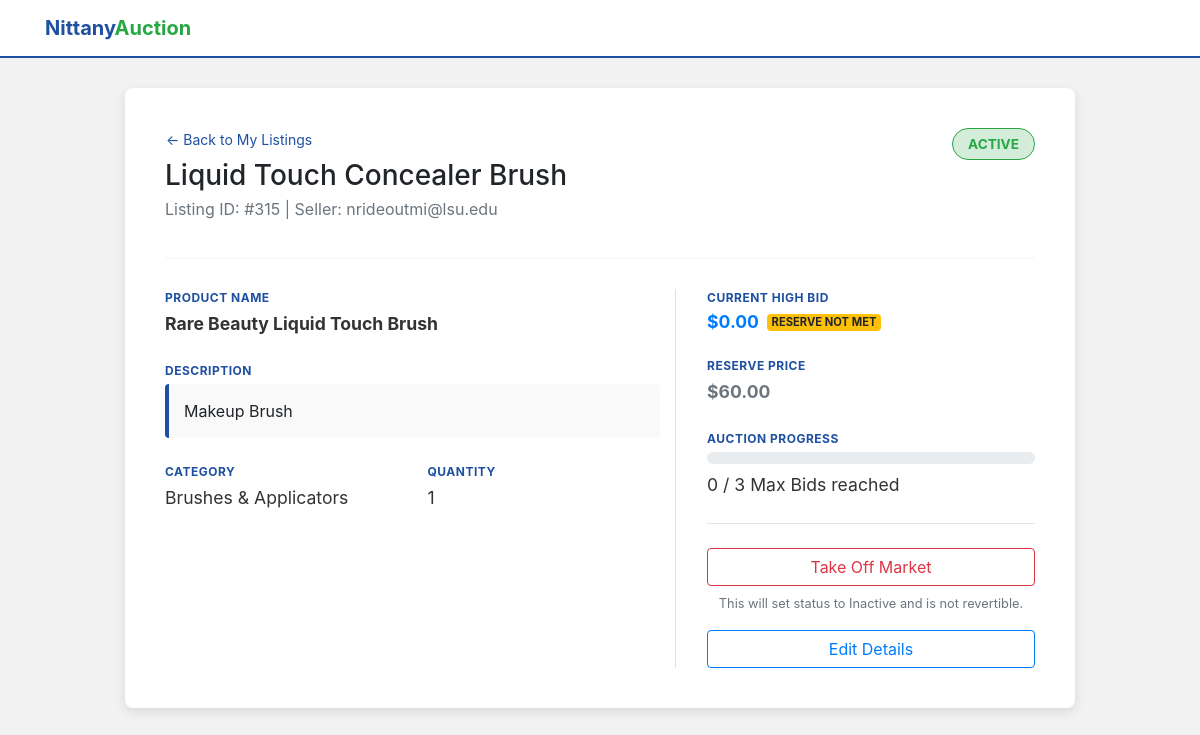
Page /listing-details/nrideoutmi@lsu.edu/315 (signed in) on the earlier database version.
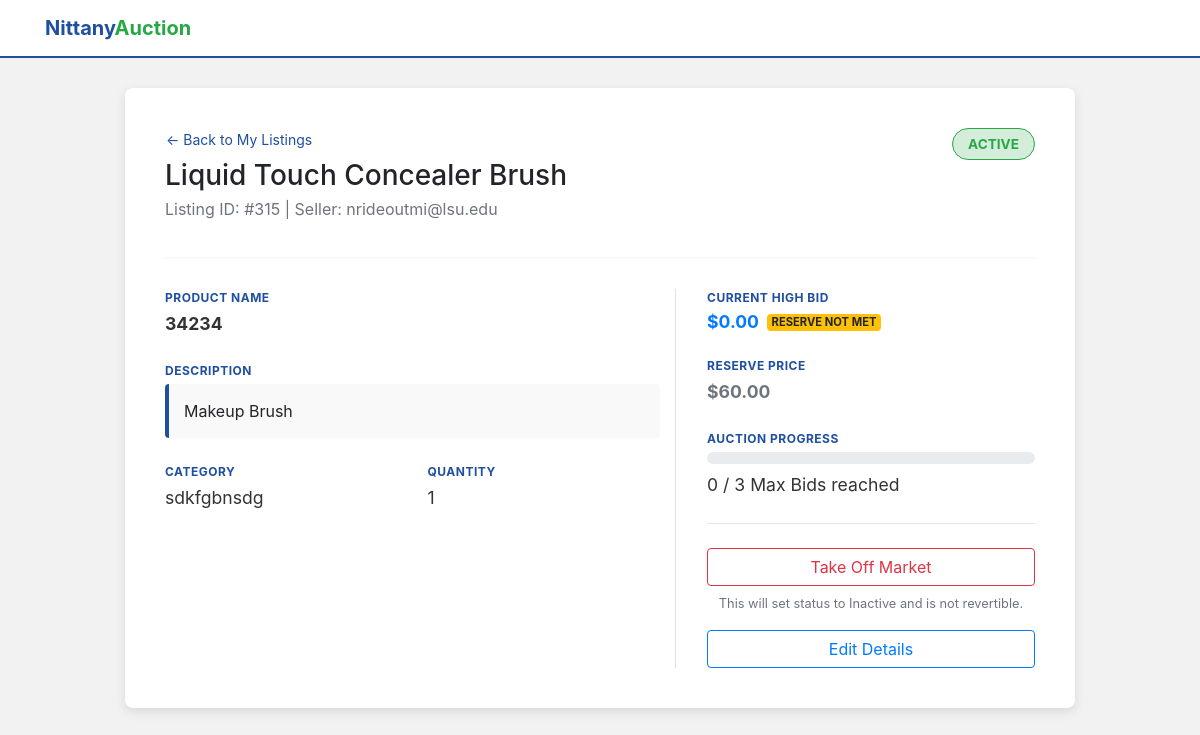
Same page on the later database version.
### tables this page shows
CREATE TABLE "Auction_Listings"
(
    Seller_Email        text,
    Listing_ID          integer,
    Category            text,
    Auction_Title       text,
    Product_Name        text,
    Product_Description text,
    Quantity            integer,
    Reserve_Price       real,
    Max_bids            integer,
    Status              integer,
    PRIMARY KEY (Seller_Email, Listing_ID)
);

### app.py (the view)
@app.route('/listing-details/<seller_email>/<int:listing_id>')
def listing_details(seller_email, listing_id):
    connection = get_connection()
    cursor = connection.cursor()
    cursor.execute('''
        SELECT Seller_Email,
               Listing_ID,
               Category,
               Auction_Title,
               Product_Name,
               Product_Description,
               Quantity,
               Reserve_Price,
               Max_bids,
               Status
        FROM Auction_Listings
        WHERE Seller_Email = ?
          AND Listing_ID = ?
    ''', (seller_email, listing_id))
    item = cursor.fetchone()
    cursor.execute('''
        SELECT COUNT(*)
        FROM Bids
        WHERE listing_id = ?
    ''', (listing_id,))
    current_bid_count = cursor.fetchone()[0]
    cursor.execute('''
        SELECT MAX(Bid_price)
        FROM Bids
        WHERE listing_id = ?
    ''', (listing_id,))
    highest_bid = cursor.fetchone()[0] or 0
    ensure_seller_ratings_table()
    cursor.execute("""
        SELECT AVG(rating), COUNT(*)
        FROM seller_ratings
        WHERE seller_email = ?
    """, (seller_email,))
    rating_row = cursor.fetchone()
    avg_rating = None
    rating_count = 0
    if rating_row:
        avg_rating = rating_row[0]
        rating_count = rating_row[1]
        if avg_rating is not None:
            avg_rating = round(avg_rating, 2)
    connection.close()
    return render_template(
        'listing-details.html',
        item=item,
        bid_count=current_bid_count,
        current_price=highest_bid,
        avg_rating=avg_rating,
        rating_count=rating_count
    )

### app.py (called while the page is built)
def get_connection():
    conn = sql.connect(DB_NAME)
    return conn

def ensure_seller_ratings_table():
    connection = get_connection()
    cursor = connection.cursor()
    cursor.execute("""
        CREATE TABLE IF NOT EXISTS seller_ratings (
            rating_id INTEGER PRIMARY KEY AUTOINCREMENT,
            auction_id INTEGER NOT NULL UNIQUE,
            seller_email TEXT NOT NULL,
            bidder_email TEXT NOT NULL,
            rating INTEGER NOT NULL CHECK (rating >= 1 AND rating <= 5),
            created_at TIMESTAMP DEFAULT CURRENT_TIMESTAMP
        )
    """)
    connection.commit()
    connection.close()

### templates/listing-details.html (shortened to what the changed rows need)
<!DOCTYPE html>
<html lang="en">
<head>
    <link rel="stylesheet"
          href="https://stackpath.bootstrapcdn.com/bootstrap/4.4.1/css/bootstrap.min.css"
>
</head>
<body>
<div class="container">
    <div class="row justify-content-center">
        <div class="col-md-10 details-card">
            <div class="item-header d-flex justify-content-between align-items-start">
                <div>
                    <a href="/my-listings" class="btn btn-sm btn-link p-0 mb-2" style="color: #1e4fa1;">&larr; Back to My Listings</a>
                    <h1 class="h3 mb-1">{{ item[3] }}</h1> <p class="text-muted">Listing ID: #{{ item[1] }} | Seller: {{ item[0] }}</p>
                </div>
            </div>
            <div class="row">
                <div class="col-md-7">
                    <div class="label-text">Product Name</div>
                    <div class="data-value font-weight-bold">{{ item[4] }}</div>
                    <div class="label-text">Description</div>
                    <div class="description-box">
                        {{ item[5] }}
                    </div>
                    <div class="row">
                        <div class="col-6">
                            <div class="label-text">Category</div>
                            <div class="data-value">{{ item[2] }}</div>
                        </div>
                        <div class="col-6">
                            <div class="label-text">Quantity</div>
                            <div class="data-value">{{ item[6] }}</div>
                        </div>
                    </div>
                </div>
                <div class="col-md-5 border-left">
                    <div class="pl-md-3">
                        <div class="label-text">Current High Bid</div>
                        <div class="data-value h4 font-weight-bold text-primary">
                            ${{ "{:,.2f}".format(current_price) }}
                            {% if current_price < item[7] %}
                                <span class="badge badge-warning ml-1" style="font-size: 0.7rem; vertical-align: middle;">RESERVE NOT MET</span>
                            {% else %}
                                <span class="badge badge-success ml-1" style="font-size: 0.7rem; vertical-align: middle;">RESERVE MET</span>
                            {% endif %}
                        </div>
                        <div class="label-text">Reserve Price</div>
                        <div class="data-value text-muted font-weight-bold">${{ "{:,.2f}".format(item[7]) }}</div>
                        <div class="label-text">Auction Progress</div>
                        <div class="progress mb-2" style="height: 12px; border-radius: 10px;">
                        </div>
                        <div class="data-value">{{ bid_count }} / {{ item[8] }} Max Bids reached</div>
                        <hr>
                        <div class="mt-4">
                            {% if item[9] == 1 %}
                                {% if item[9] == 1 %}
                                    <button type="button" class="btn btn-block btn-outline-danger" data-toggle="modal" data-target="#confirmDeactivate">
                                    </button>
                                {% endif %}
                            <p class="small text-muted mt-2 text-center">This will set status to Inactive and is not revertible.</p>
                            {% endif %}
                            <a href="/edit-listing/{{ item[0] }}/{{ item[1] }}" class="btn btn-block btn-outline-primary mt-2">Edit Details</a>
                        </div>
                    </div>
                </div>
            </div>
        </div>
    </div>
</div>
</body>
</html>

Differences in the rows shown:
changed Auction_Listings "Liquid Touch Concealer Brush": Product_Name "Rare Beauty Liquid Touch Brush" → "34234"; Category "Brushes & Applicators" → "sdkfgbnsdg"
